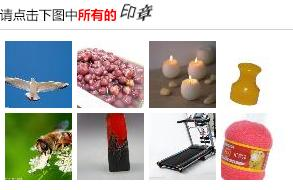
#> input picture crawler/tmp.jpg, 293 x 190 px
$ python picture_praser_12306.py   (Python 2 division)
#> lines starting #> are read from the running program, lines starting #| are printed output that depends on the picture; after the words box and inside, x2 and y2 are one past the last pixel; in counts of white or black regions, pixels touching at a corner belong together
#> further down, im is the input picture: PIL image 293x190 RGB; mean R, G, B 191.1, 185.4, 179.2
#!/usr/bin/env python
# -*- coding: utf-8 -*-
# @Time    : 2017/10/23 22:13
# @Author  : yangwm
from PIL import Image
from PIL import ImageFilter
import urllib
import urllib2
import requests
import re
import json

# hack CERTIFICATE_VERIFY_FAILED
# https://github.com/mtschirs/quizduellapi/issues/2
import ssl
if hasattr(ssl, '_create_unverified_context'):
    ssl._create_default_https_context = ssl._create_unverified_context


UA = "Mozilla/5.0 (Macintosh; Intel Mac OS X 10_10_2) AppleWebKit/537.36 (KHTML, like Gecko) Chrome/41.0.2272.89 Safari/537.36"

pic_url = "https://kyfw.12306.cn/otn/passcodeNew/getPassCodeNew?module=login&rand=sjrand&0.21191171556711197"


def get_img():
    resp = urllib.urlopen(pic_url)
    raw = resp.read()
    with open("./tmp.jpg", 'wb') as fp:
        fp.write(raw)

    return Image.open("./tmp.jpg")


def get_sub_img(im, x, y):
    assert 0 <= x <= 3
    assert 0 <= y <= 2
    WITH = HEIGHT = 68
    left = 5 + (67 + 5) * x
    top = 41 + (67 + 5) * y
    right = left + 67
    bottom = top + 67

    return im.crop((left, top, right, bottom))


def baidu_image_upload(im):
    url = "http://image.baidu.com/pictureup/uploadshitu?fr=flash&fm=index&pos=upload"

    im.save("./query_temp_img.png")
    raw = open("./query_temp_img.png", 'rb').read()

    files = {
        'fileheight'   : "0",
        'newfilesize'  : str(len(raw)),
        'compresstime' : "0",
        'Filename'     : "image.png",
        'filewidth'    : "0",
        'filesize'     : str(len(raw)),
        'filetype'     : 'image/png',
        'Upload'       : "Submit Query",
        'filedata'     : ("image.png", raw)
    }

    resp = requests.post(url, files=files, headers={'User-Agent':UA})

    #  resp.url
    redirect_url = "http://image.baidu.com" + resp.text
    return redirect_url


def baidu_stu_lookup(im):
    redirect_url = baidu_image_upload(im)

    #print redirect_url
    resp = requests.get(redirect_url)

    html = resp.text

    return baidu_stu_html_extract(html)


def baidu_stu_html_extract(html):
    pattern = re.compile(r"'multitags':\s*'(.*?)'")
    matches = pattern.findall(html)
    if not matches:
        return '[ERROR?]'

    tags_str = matches[0]

    result =  list(filter(None, tags_str.replace('\t', ' ').split()))

    return '|'.join(result) if result else '[UNKOWN]'


def ocr_question_extract(im):
    # git@github.com:madmaze/pytesseract.git
    global pytesseract
    try:
        import pytesseract
    except:
        print "[ERROR] pytesseract not installed"
        return
    im = im.crop((127, 3, 260, 22))
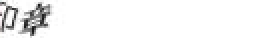
#> im: PIL image 133x19 RGB (shown 2 times larger); mean R, G, B 243.5, 243.5, 243.5
    im = pre_ocr_processing(im)
    # im.show()
    return pytesseract.image_to_string(im, lang='chi_sim').strip()


def pre_ocr_processing(im):
    im = im.convert("RGB")
    width, height = im.size
#> width = 133; height = 19

    white = im.filter(ImageFilter.BLUR).filter(ImageFilter.MaxFilter(23))
#> white: PIL image 133x19 RGB; every value is 255
    grey = im.convert('L')
    impix = im.load()
    whitepix = white.load()
    greypix = grey.load()

    for y in range(height):
        for x in range(width):
            greypix[x,y] = min(255, max(255 + impix[x,y][0] - whitepix[x,y][0],
                                        255 + impix[x,y][1] - whitepix[x,y][1],
                                        255 + impix[x,y][2] - whitepix[x,y][2]))

    new_im = grey.copy()
    binarize(new_im, 150)
    return new_im


def binarize(im, thresh=120):
#> called with thresh = 150
    assert 0 < thresh < 255
    assert im.mode == 'L'
    w, h = im.size
#> w = 133; h = 19
    for y in xrange(0, h):
        for x in xrange(0, w):
            if im.getpixel((x,y)) < thresh:
                im.putpixel((x,y), 0)
            else:
                im.putpixel((x,y), 255)
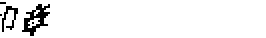
#> im: PIL image 133x19 L (shown 2 times larger); 94.7% white; black in thin lines or dots, all inside (x1, y1, x2, y2) = (0, 1, 25, 18)


if __name__ == '__main__':
    # im = get_img()
    im = Image.open("./tmp.jpg")
    try:
        print 'OCR Question:', ocr_question_extract(im)
#> (the call stopped at in ocr_question_extract, `return pytesseract.image_to_string(im, lang='chi_sim').strip()`: pytesseract is not available in this run)
    except Exception as e:
        print '<OCR failed>', e
    for y in range(2):
        for x in range(4):
            im2 = get_sub_img(im, x, y)

#> (the run stopped early here; a loop or call above may not have finished)
